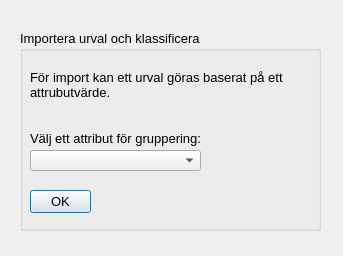
<?xml version="1.0" encoding="UTF-8"?>
<ui version="4.0">
 <class>LayerSelectorDialog</class>
 <widget class="QDialog" name="LayerSelectorDialog">
  <property name="geometry">
   <rect>
    <x>0</x>
    <y>0</y>
    <width>343</width>
    <height>256</height>
   </rect>
  </property>
  <property name="font">
   <font>
    <family>Tahoma</family>
    <pointsize>10</pointsize>
   </font>
  </property>
  <property name="windowTitle">
   <string>Välj attribut</string>
  </property>
  <property name="windowIcon">
   <iconset>
    <normaloff>:/plugins/qgyf/assets/leaf.png</normaloff>:/plugins/qgyf/assets/leaf.png</iconset>
  </property>
  <widget class="QGroupBox" name="groupBox_2">
   <property name="geometry">
    <rect>
     <x>20</x>
     <y>30</y>
     <width>301</width>
     <height>201</height>
    </rect>
   </property>
   <property name="title">
    <string>Importera urval och klassificera</string>
   </property>
   <widget class="QLabel" name="label_2">
    <property name="geometry">
     <rect>
      <x>10</x>
      <y>40</y>
      <width>271</width>
      <height>31</height>
     </rect>
    </property>
    <property name="text">
     <string>För import kan ett urval göras baserat på ett attrubutvärde.</string>
    </property>
    <property name="alignment">
     <set>Qt::AlignLeading|Qt::AlignLeft|Qt::AlignTop</set>
    </property>
    <property name="wordWrap">
     <bool>true</bool>
    </property>
   </widget>
   <widget class="QComboBox" name="attributes">
    <property name="geometry">
     <rect>
      <x>10</x>
      <y>120</y>
      <width>171</width>
      <height>21</height>
     </rect>
    </property>
   </widget>
   <widget class="QPushButton" name="okButton">
    <property name="geometry">
     <rect>
      <x>10</x>
      <y>160</y>
      <width>61</width>
      <height>23</height>
     </rect>
    </property>
    <property name="text">
     <string>OK</string>
    </property>
   </widget>
   <widget class="QLabel" name="label">
    <property name="geometry">
     <rect>
      <x>10</x>
      <y>100</y>
      <width>191</width>
      <height>16</height>
     </rect>
    </property>
    <property name="text">
     <string>Välj ett attribut för gruppering:</string>
    </property>
   </widget>
  </widget>
 </widget>
 <resources>
  <include location="../resources.py"/>
 </resources>
 <connections/>
</ui>
